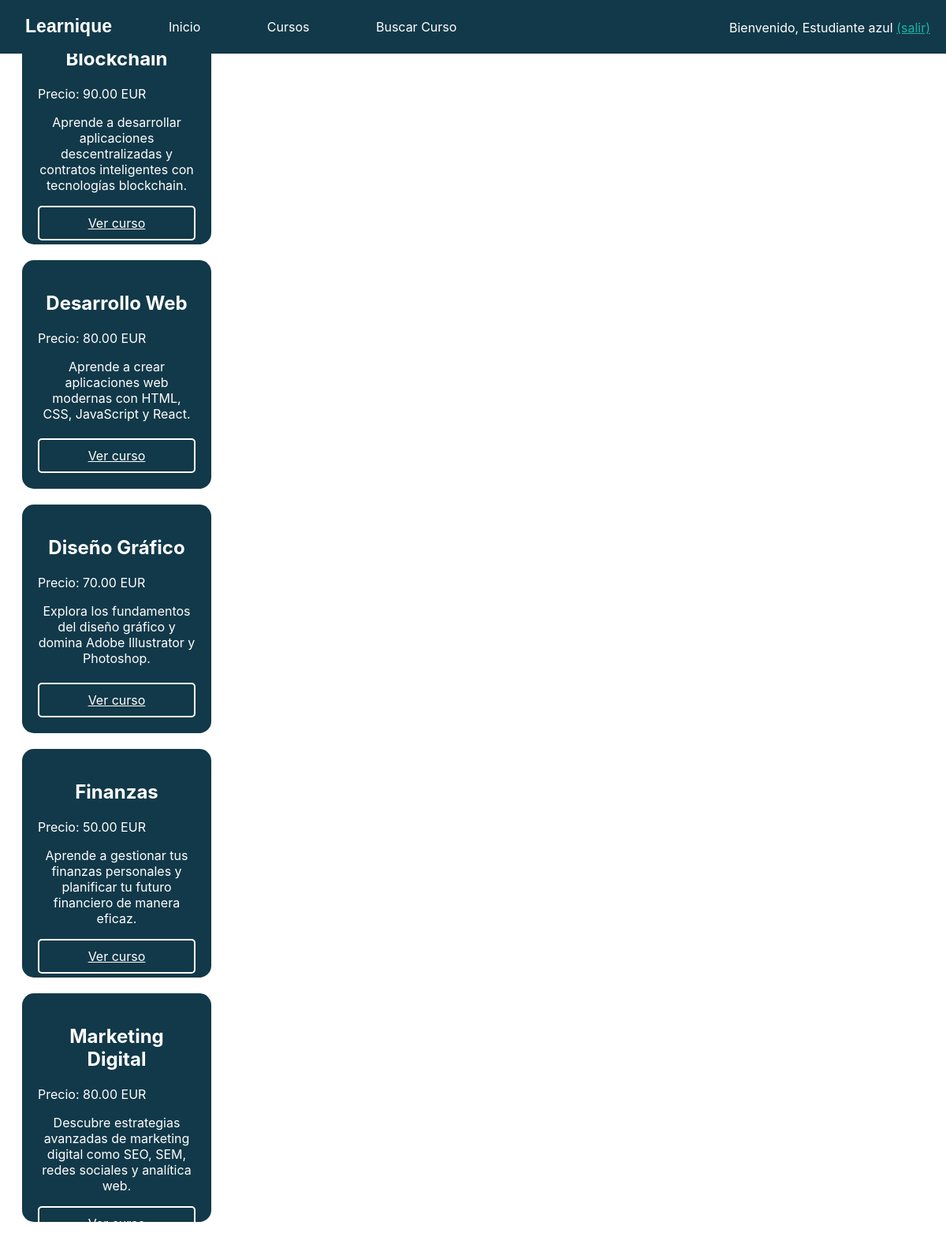
Screenshot of /cursos.php (signed in) with the database file from the repository.
### tables this page shows
CREATE TABLE IF NOT EXISTS Curso (
    nombre_curso VARCHAR(100),
    descripcion TEXT NOT NULL,
    profesor_id INT,
    fecha_creacion TIMESTAMP NOT NULL,
    duracion VARCHAR(50) NOT NULL,
    nivel_dificultad ENUM('Principiante', 'Intermedio', 'Avanzado') NOT NULL,
    categoria VARCHAR(100) NOT NULL,
    requisitos_previos TEXT,
    precio DECIMAL(10, 2),
    estado_curso ENUM('Activo', 'Inactivo', 'En desarrollo') NOT NULL,
    PRIMARY KEY (nombre_curso),
    FOREIGN KEY (profesor_id) REFERENCES Profesor(id)
);

### cursos.php (called while the page is built, shortened)
<?php
require_once __DIR__.'/includes/Curso.php';
$conn = Aplicacion::getInstance()->getConexionBd();
$query = "SELECT * FROM Curso";
$result = $conn->query($query);
if ($result && $result->num_rows > 0) {
    $contenidoPrincipal = <<<EOS
    <div id="contenedor-cursos">
    EOS;
    while ($row = $result->fetch_assoc()) {
        $curso = new Curso(
            $row['nombre_curso'],
            $row['precio'],
            $row['descripcion'],
            $row['duracion'],
            $row['categoria'],
            $row['nivel_dificultad']
        );
        $contenidoPrincipal .= $curso->toBox();
    }
    $contenidoPrincipal .= '</div>';
} else {
    $contenidoPrincipal = '<p>No hay cursos disponibles en este momento.</p>';
}
include 'includes/vistas/plantillas/plantilla.php';
?>

### includes/Curso.php (the view, shortened to what this page needs)
<?php
class Curso {
    private $precio;
    private $nombre_curso;
    private $descripcion;
    public function __construct($nombre, $precio, $descripcion, $duracion, $categoria, $nivel_dificultad) {
        $this->nombre_curso = $nombre;
        $this->precio = $precio;
        $this->descripcion = $descripcion;
    }
    public function getNombre() {
        return $this->nombre_curso;
    }
    public function getPrecio() {
        return $this->precio;
    }
    public function getDescripcion() {
        return $this->descripcion;
    }
    public function toBox() {
        $nombre = htmlspecialchars($this->getNombre());
        $precio = htmlspecialchars($this->getPrecio());
        $descripcion = htmlspecialchars($this->getDescripcion());
        echo "<div class='box-cursos'>";
        echo "<h2 class='nombre-cursos'>$nombre</h2>";
        echo "<div class='precio-cursos'>Precio: $precio EUR</div>";
        echo "<p class='descripcion-cursos'>$descripcion</p>";
        echo "<a href='curso.php?nombre_curso=$nombre' class='button-cursos'>Ver curso</a>";
        echo "</div>";
    }
}

### CSS/style.css (style rules this page uses)
html { font-family: 'Inter', Arial, sans-serif; background-color: white; padding: 0; color: #123949; }
p { font-size: large; }
h2 { font-size: 3em; }
.box-cursos { background-color: #123949; color: white; width: 200px; height: 250px; padding: 20px; margin: 20px; border-radius: 15px; flex: 0 0 auto; text-align: center; display: flex; flex-direction: column; justify-content: space-between; }
.nombre-cursos { font-size: 1.5rem; }
.precio-cursos { text-align: left; }
.descripcion-cursos { font-size: 1rem; text-align: center; }
.button-cursos { color: white; margin-top: auto; display: inline-block; padding: 10px; border: 2px solid white; border-radius: 5px; transition: all 0.3s ease; }

### rows the page displays
curso: nombre_curso "Blockchain", precio "90.00", descripcion "Aprende a desarrollar aplicaciones descentralizadas y contratos inteligentes con tecnologías blockchain."
curso: nombre_curso "Desarrollo Web", precio "80.00", descripcion "Aprende a crear aplicaciones web modernas con HTML, CSS, JavaScript y React."
curso: nombre_curso "Diseño Gráfico", precio "70.00", descripcion "Explora los fundamentos del diseño gráfico y domina Adobe Illustrator y Photoshop."
curso: nombre_curso "Finanzas", precio "50.00", descripcion "Aprende a gestionar tus finanzas personales y planificar tu futuro financiero de manera eficaz."
curso: nombre_curso "Marketing Digital", precio "80.00", descripcion "Descubre estrategias avanzadas de marketing digital como SEO, SEM, redes sociales y analítica web."

### other values shown
$saludo "Estudiante"
$nombre "azul"
